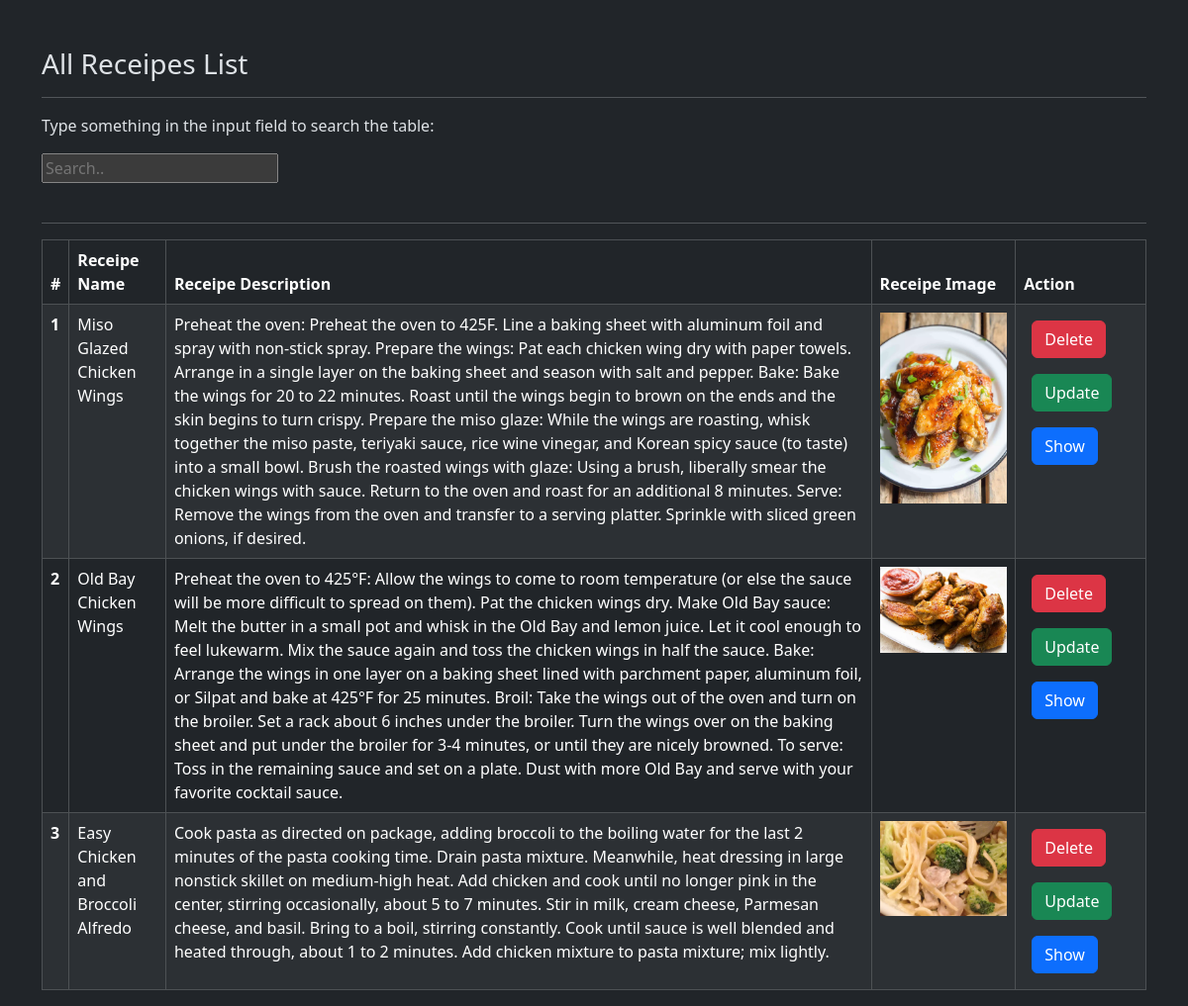
Page /getAll/ on the committed database.
### vege/models.py (models this page shows)
class Receipe(models.Model):
    receipe_name = models.CharField(max_length = 100)
    receipe_description = models.TextField()
    receipe_image = models.ImageField(upload_to="receipe")

### vege/views.py (the view)
# urls.py: path('getAll/' , getAll, name= "allReceipes"),
def getAll(request):
    queryset = Receipe.objects.all()
    context = {'receipes' : queryset}
    return render(request, "allReceipes.html" , context)

### vege/templates/allReceipes.html (shortened to what this page needs)
{% extends "base.html" %}
{% block start %}
<div class = "container mt-5">
    <h3>All Receipes List</h3><hr>
<p>Type something in the input field to search the table:</p>
<input id="myInput" type="text" placeholder="Search..">
<br><br>
<hr>
      <table class="table table-striped table-dark table-bordered">
        <thead>
          <tr>
            <th scope="col">#</th>
            <th scope="col">Receipe Name</th>
            <th scope="col">Receipe Description</th>
            <th scope="col">Receipe Image</th>
            <th scope="col">Action</th>
          </tr>
        </thead>
        <tbody id = "tableData">
            {% for receipe in receipes %}
          <tr>
            <th scope="row">{{forloop.counter}}</th>
            <td>{{receipe.receipe_name}}</td>
            <td>{{receipe.receipe_description}}</td>
            <td>
                <img src="/media/{{receipe.receipe_image}}" style="display:block;" width="100%" height="100%"  >
            </td>
            <td>
                <a href = "/delete/{{receipe.id}}/" class = "btn btn-danger m-2">Delete</a>
                <a href = "/update/{{receipe.id}}/" class = "btn btn-success m-2">Update</a>
                <a href = "/getOne/{{receipe.id}}" class = "btn btn-primary m-2">Show</a>
            </td>
          </tr>
          {% endfor %}
        </tbody>
      </table>
</div>
{% endblock %}

### home/templates/base.html (shortened to what this page needs)
<!DOCTYPE html>
<html lang="en" data-bs-theme="dark">
<head>
    {% load bootstrap5 %}
    {% bootstrap_css %}
    <link href="https://cdn.jsdelivr.net/npm/bootstrap@5.3.2/dist/css/bootstrap.min.css" rel="stylesheet">
</head>
<body>
    {% block start %}
    {% endblock %}
</body>
</html>

### rows in the picture
Receipe: receipe_name "Miso Glazed Chicken Wings", receipe_description "Preheat the oven: Preheat the oven to 425F. Line a baking sheet with aluminum foil and spray with non-stick spray. Prepare the wings: Pat each chicken wing dry with paper towels. Arrange in a single layer on the baking sheet and season with salt and pepper. Bake: Bake the wings for 20 to 22 minutes. Roast until the wings begin to brown on the ends and the skin begins to turn crispy. Prepare the miso glaze: While the wings are roasting, whisk together the miso paste, teriyaki sauce, rice wine vinegar, and Korean spicy sauce (to taste) into a small bowl. Brush the roasted wings with glaze: Using a brush, liberally smear the chicken wings with sauce. Return to the oven and roast for an…", receipe_image (picture)
Receipe: receipe_name "Old Bay Chicken Wings", receipe_description "Preheat the oven to 425°F: Allow the wings to come to room temperature (or else the sauce will be more difficult to spread on them). Pat the chicken wings dry. Make Old Bay sauce: Melt the butter in a small pot and whisk in the Old Bay and lemon juice. Let it cool enough to feel lukewarm. Mix the sauce again and toss the chicken wings in half the sauce. Bake: Arrange the wings in one layer on a baking sheet lined with parchment paper, aluminum foil, or Silpat and bake at 425°F for 25 minutes. Broil: Take the wings out of the oven and turn on the broiler. Set a rack about 6 inches under the broiler. Turn the wings over on the baking sheet and put under the broiler for 3-4 minutes, or until…", receipe_image (picture)
Receipe: receipe_name "Easy Chicken and Broccoli Alfredo", receipe_description "Cook pasta as directed on package, adding broccoli to the boiling water for the last 2 minutes of the pasta cooking time. Drain pasta mixture. Meanwhile, heat dressing in large nonstick skillet on medium-high heat. Add chicken and cook until no longer pink in the center, stirring occasionally, about 5 to 7 minutes. Stir in milk, cream cheese, Parmesan cheese, and basil. Bring to a boil, stirring constantly. Cook until sauce is well blended and heated through, about 1 to 2 minutes. Add chicken mixture to pasta mixture; mix lightly.", receipe_image (picture)
